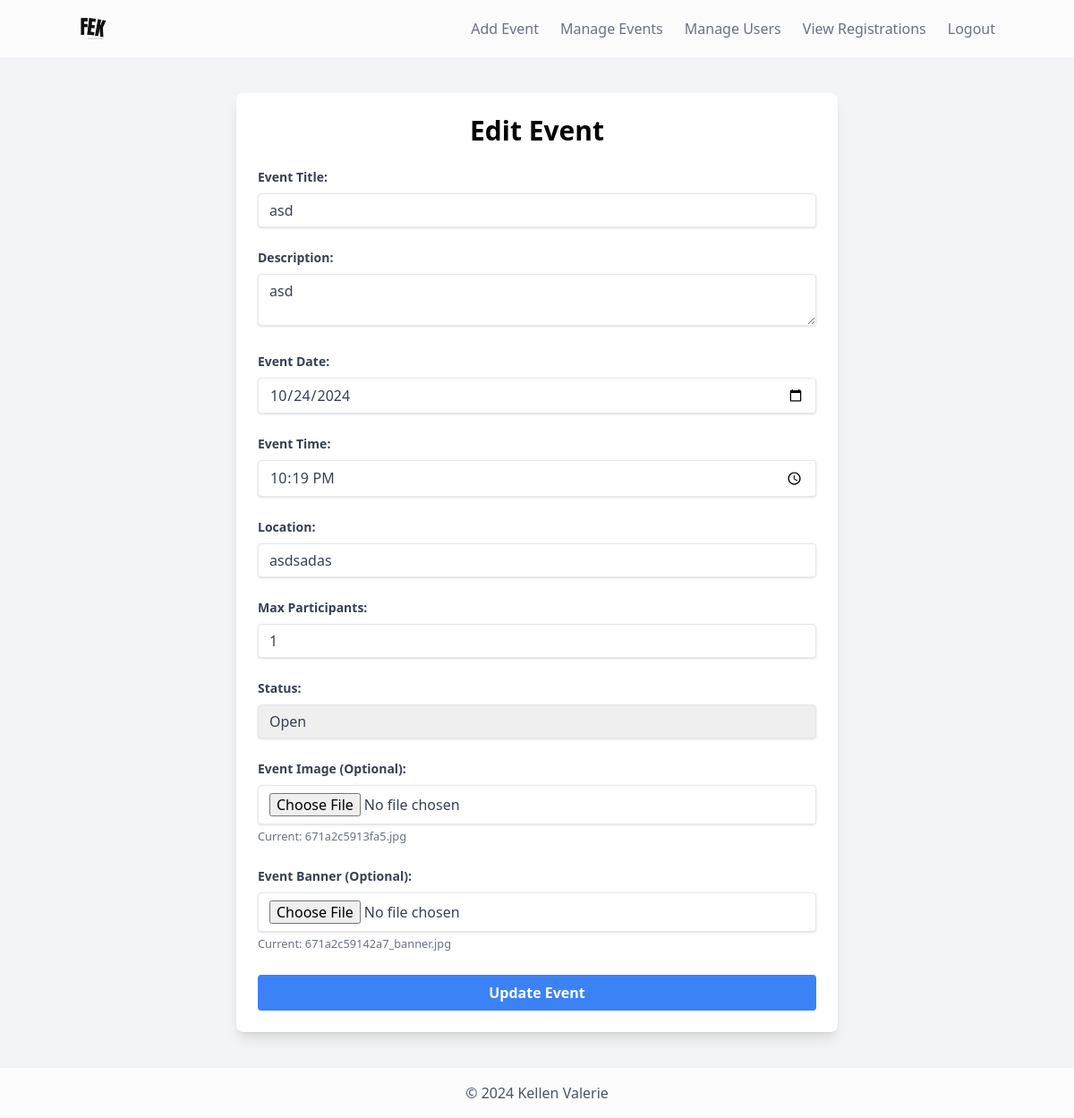
Screenshot of /admin/edit_event.php?event_id=2 (signed in) with the database file from the repository.
### tables this page shows
CREATE TABLE `events` (
  `event_id` int(11) NOT NULL,
  `title` varchar(255) NOT NULL,
  `description` text NOT NULL,
  `event_date` date NOT NULL,
  `event_time` time NOT NULL,
  `location` varchar(255) NOT NULL,
  `max_participants` int(5) NOT NULL,
  `status` enum('open','closed','canceled') DEFAULT 'open',
  `image` varchar(255) DEFAULT NULL,
  `created_at` timestamp NOT NULL DEFAULT current_timestamp(),
  `banner` varchar(255) DEFAULT NULL
);

### admin/edit_event.php (the view, shortened to what this page needs)
<?php
require '../includes/db_connection.php';
$event_id = $_GET['event_id'];
$stmt = $pdo->prepare("SELECT * FROM events WHERE event_id = :event_id");
$stmt->execute(['event_id' => $event_id]);
$event = $stmt->fetch();
?>
<!DOCTYPE html>
<html lang="en">
<head>
    <script src="https://cdn.tailwindcss.com"></script>
</head>
<body class="bg-gray-100 animated-background">
    <?php include '../includes/navbar.php'; ?>
    <div class="container mx-auto my-10 p-6 bg-white rounded-lg shadow-lg max-w-2xl">
        <h1 class="text-3xl font-bold mb-6 text-center">Edit Event</h1>
        <form method="POST" enctype="multipart/form-data" class="space-y-6">
            <div>
                <label class="block text-gray-700 text-sm font-bold mb-2" for="title">Event Title:</label>
                <input type="text" name="title" value="<?= htmlspecialchars($event['title']) ?>" required class="shadow appearance-none border rounded w-full py-2 px-3 text-gray-700 leading-tight focus:outline-none focus:shadow-outline">
            </div>
            <div>
                <label class="block text-gray-700 text-sm font-bold mb-2" for="description">Description:</label>
                <textarea name="description" required class="shadow appearance-none border rounded w-full py-2 px-3 text-gray-700 leading-tight focus:outline-none focus:shadow-outline"><?= htmlspecialchars($event['description']) ?></textarea>
            </div>
            <div>
                <label class="block text-gray-700 text-sm font-bold mb-2" for="event_date">Event Date:</label>
                <input type="date" name="event_date" value="<?= htmlspecialchars($event['event_date']) ?>" required class="shadow appearance-none border rounded w-full py-2 px-3 text-gray-700 leading-tight focus:outline-none focus:shadow-outline">
            </div>
            <div>
                <label class="block text-gray-700 text-sm font-bold mb-2" for="event_time">Event Time:</label>
                <input type="time" name="event_time" value="<?= htmlspecialchars($event['event_time']) ?>" required class="shadow appearance-none border rounded w-full py-2 px-3 text-gray-700 leading-tight focus:outline-none focus:shadow-outline">
            </div>
            <div>
                <label class="block text-gray-700 text-sm font-bold mb-2" for="location">Location:</label>
                <input type="text" name="location" value="<?= htmlspecialchars($event['location']) ?>" required class="shadow appearance-none border rounded w-full py-2 px-3 text-gray-700 leading-tight focus:outline-none focus:shadow-outline">
            </div>
            <div>
                <label class="block text-gray-700 text-sm font-bold mb-2" for="max_participants">Max Participants:</label>
                <input type="number" name="max_participants" value="<?= htmlspecialchars($event['max_participants']) ?>" required class="shadow appearance-none border rounded w-full py-2 px-3 text-gray-700 leading-tight focus:outline-none focus:shadow-outline">
            </div>
            <div>
                <label class="block text-gray-700 text-sm font-bold mb-2" for="status">Status:</label>
                <select name="status" class="shadow appearance-none border rounded w-full py-2 px-3 text-gray-700 leading-tight focus:outline-none focus:shadow-outline">
                    <option value="open" <?= $event['status'] == 'open' ? 'selected' : '' ?>>Open</option>
                </select>
            </div>
            <div>
                <label class="block text-gray-700 text-sm font-bold mb-2" for="event_image">Event Image (Optional):</label>
                <input type="file" name="event_image" accept=".jpg,.jpeg,.png,.svg,.webp,.bmp,.gif" class="shadow appearance-none border rounded w-full py-2 px-3 text-gray-700 leading-tight focus:outline-none focus:shadow-outline">
                <small class="text-gray-500">Current: <?= htmlspecialchars($event['image']) ?></small>
            </div>
            <div>
                <label class="block text-gray-700 text-sm font-bold mb-2" for="event_banner">Event Banner (Optional):</label>
                <input type="file" name="event_banner" accept=".jpg,.jpeg,.png,.svg,.webp,.bmp,.gif" class="shadow appearance-none border rounded w-full py-2 px-3 text-gray-700 leading-tight focus:outline-none focus:shadow-outline">
                <small class="text-gray-500">Current: <?= htmlspecialchars($event['banner']) ?></small>
            </div>
            <button type="submit" class="w-full bg-blue-500 hover:bg-blue-700 text-white font-bold py-2 px-4 rounded focus:outline-none focus:shadow-outline">Update Event</button>
        </form>
    </div>
    <div class="bg-white/75 py-4 text-center text-gray-600">
        © 2024 Kellen Valerie
    </div>
</body>
</html>

### admin/edit_event.php (style rules this page uses)
.animated-background { animation: backgroundAnimation 10s ease infinite; }

### rows the page displays
events: title "asd", description "asd", event_date "10/24/2024", event_time "22:19:00", location "asdsadas", max_participants "1", status "Open", image "671a2c5913fa5.jpg", banner "671a2c59142a7_banner.jpg"
